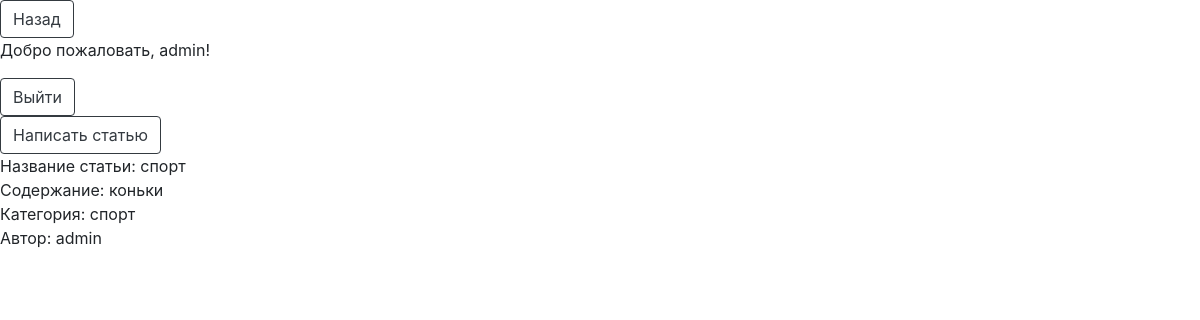
Page /your_profile (signed in) on the committed database.
### models.py (models this page shows)
class Base(DeclarativeBase):
    id: Mapped[int_pk]
    created_at: Mapped[datetime] = Column(DateTime, default=utcnow)

class User(Base, UserMixin):
    __tablename__ = 'users'
    username: Mapped[str]
    email: Mapped[str]
    password: Mapped[str]
    articles: Mapped[list['Article']] = relationship(
        back_populates='user',
        cascade='all'
    )

class Article(Base):
    __tablename__ = 'articles'
    name_of_article: Mapped[str]
    text_of_article: Mapped[str]
    user_id: Mapped[int] = mapped_column(ForeignKey('users.id'))
    user: Mapped['User'] = relationship(back_populates='articles')
    categories: Mapped[list['Category']] = relationship(
        back_populates='article',
        cascade='all',
    )

class Category(Base):
    __tablename__ = 'categories'
    name_of_category: Mapped[str]
    article_id: Mapped[int] = mapped_column(ForeignKey('articles.id'))
    article: Mapped['Article'] = relationship(back_populates='categories')

### app.py (the view)
@app.route('/your_profile')
def your_profile_page():
    if current_user.is_authenticated:
        session = SessionFactory()
        current_user_id = current_user.id
        your_articles = session.query(Article).filter_by(user_id=current_user_id).all()
        return render_template('forum/your_profile.html', articles=your_articles)
    return render_template('forum/your_profile.html')

### app.py (called while the page is built)
@login_manager.user_loader
def load_user(id):
    session = SessionFactory()
    return session.query(User).get(int(id))

### templates/forum/your_profile.html (shortened to what this page needs)
<!DOCTYPE html>
<html lang="en">
<head>
    <link rel="stylesheet" href="https://stackpath.bootstrapcdn.com/bootstrap/4.3.1/css/bootstrap.min.css">
</head>
<body>
<button onclick="window.location.href='{{ url_for('main_page') }}';" type="button" class="btn btn-outline-dark">Назад</button>
{% if current_user.is_authenticated %}
   <p>Добро пожаловать, {{ current_user.username }}!</p>
    <button onclick="window.location.href='{{ url_for('logout_page') }}';" type="button" class="btn btn-outline-dark">Выйти</button>
    <br>
    <button onclick="window.location.href='{{ url_for('create_article_page') }}';" type="button" class="btn btn-outline-dark">Написать статью</button>
    {% for article in articles %}
        <div>Название статьи: {{ article.name_of_article }}</div>
        <div>Содержание: {{ article.text_of_article }}</div>
        {% if article.categories %}
            <div>Категория:
                {% for category in article.categories %}
                    {{ category.name_of_category }}
                {% endfor %}
            </div>
        {% endif %}
        <p>Автор: {{ article.user.username }}</p>
        <br>
    {% endfor %}
{% else %}
   <p>Извините, я вас не знаю.</p>
    <button onclick="window.location.href='{{ url_for('register_page') }}';" type="button" class="btn btn-outline-dark">Регистрация</button>
    <button onclick="window.location.href='{{ url_for('login_page') }}';" type="button" class="btn btn-outline-dark">Войти</button>
{% endif %}
</body>
</html>

### rows in the picture
User: username "admin"
Article: name_of_article "спорт", text_of_article "коньки", user.username "admin"
Category: name_of_category "спорт"
